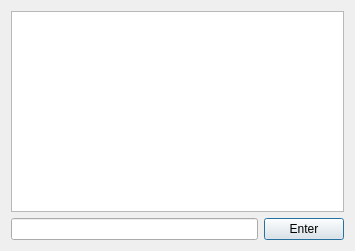
<?xml version="1.0" encoding="UTF-8"?>
<ui version="4.0">
 <class>Dialog</class>
 <widget class="QDialog" name="Dialog">
  <property name="geometry">
   <rect>
    <x>0</x>
    <y>0</y>
    <width>355</width>
    <height>251</height>
   </rect>
  </property>
  <property name="windowTitle">
   <string>Dialog</string>
  </property>
  <layout class="QGridLayout" name="gridLayout">
   <item row="0" column="0" colspan="2">
    <widget class="QTextBrowser" name="textBrowser"/>
   </item>
   <item row="1" column="0">
    <widget class="QLineEdit" name="lineEdit"/>
   </item>
   <item row="1" column="1">
    <widget class="QPushButton" name="pushButton">
     <property name="text">
      <string>Enter</string>
     </property>
    </widget>
   </item>
  </layout>
 </widget>
 <layoutdefault spacing="6" margin="11"/>
 <resources/>
 <connections/>
</ui>
